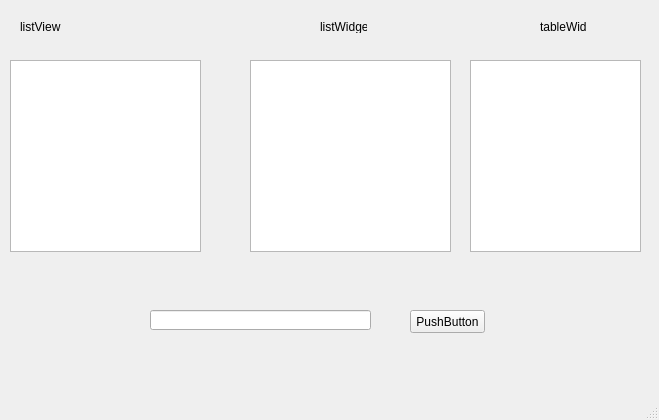
<?xml version="1.0" encoding="UTF-8"?>
<ui version="4.0">
 <class>MainWindow</class>
 <widget class="QMainWindow" name="MainWindow">
  <property name="geometry">
   <rect>
    <x>0</x>
    <y>0</y>
    <width>659</width>
    <height>420</height>
   </rect>
  </property>
  <property name="windowTitle">
   <string>MainWindow</string>
  </property>
  <widget class="QWidget" name="centralwidget">
   <widget class="QListView" name="listView">
    <property name="geometry">
     <rect>
      <x>10</x>
      <y>60</y>
      <width>191</width>
      <height>192</height>
     </rect>
    </property>
   </widget>
   <widget class="QLabel" name="label">
    <property name="geometry">
     <rect>
      <x>20</x>
      <y>20</y>
      <width>47</width>
      <height>13</height>
     </rect>
    </property>
    <property name="text">
     <string>listView</string>
    </property>
   </widget>
   <widget class="QLabel" name="label_2">
    <property name="geometry">
     <rect>
      <x>320</x>
      <y>20</y>
      <width>47</width>
      <height>13</height>
     </rect>
    </property>
    <property name="text">
     <string>listWidget</string>
    </property>
   </widget>
   <widget class="QLabel" name="label_3">
    <property name="geometry">
     <rect>
      <x>540</x>
      <y>20</y>
      <width>47</width>
      <height>13</height>
     </rect>
    </property>
    <property name="text">
     <string>tableWidget</string>
    </property>
   </widget>
   <widget class="QListWidget" name="listWidget">
    <property name="geometry">
     <rect>
      <x>250</x>
      <y>60</y>
      <width>201</width>
      <height>192</height>
     </rect>
    </property>
   </widget>
   <widget class="QTableWidget" name="tableWidget">
    <property name="geometry">
     <rect>
      <x>470</x>
      <y>60</y>
      <width>171</width>
      <height>192</height>
     </rect>
    </property>
   </widget>
   <widget class="QPushButton" name="pushButton">
    <property name="geometry">
     <rect>
      <x>410</x>
      <y>310</y>
      <width>75</width>
      <height>23</height>
     </rect>
    </property>
    <property name="text">
     <string>PushButton</string>
    </property>
   </widget>
   <widget class="QLineEdit" name="lineEdit">
    <property name="geometry">
     <rect>
      <x>150</x>
      <y>310</y>
      <width>221</width>
      <height>20</height>
     </rect>
    </property>
   </widget>
  </widget>
  <widget class="QMenuBar" name="menubar">
   <property name="geometry">
    <rect>
     <x>0</x>
     <y>0</y>
     <width>659</width>
     <height>21</height>
    </rect>
   </property>
  </widget>
  <widget class="QStatusBar" name="statusbar"/>
 </widget>
 <resources/>
 <connections/>
</ui>
